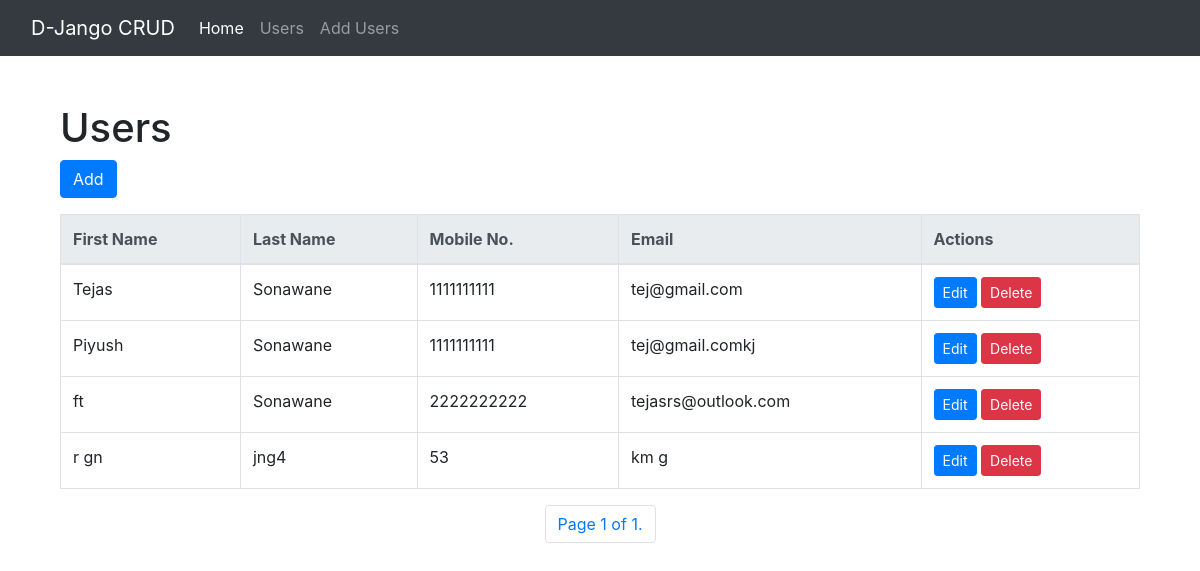
The page /display/ on the database as committed earlier.
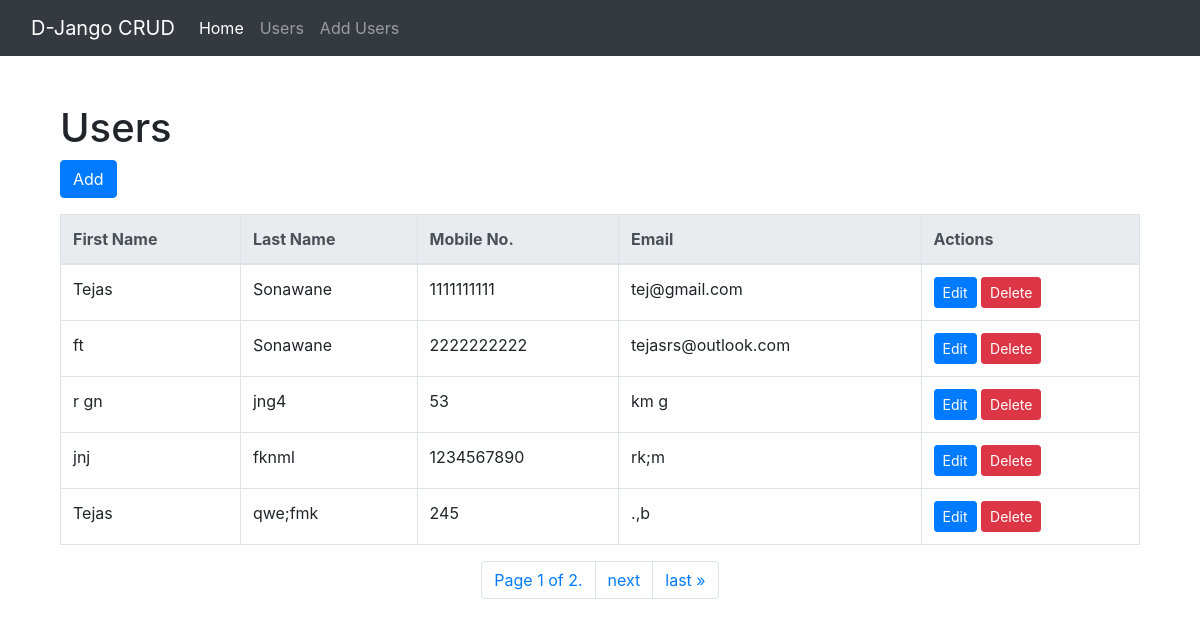
The same page on the database as committed later.
### crud/models.py (models this page shows)
class Crud(models.Model):
  firstname = models.CharField(max_length=255)
  lastname = models.CharField(max_length=255)
  mobno = models.CharField(max_length=255)
  email = models.CharField(max_length=255)

### crud/views.py (the view)
# urls.py: path('display/', views.crud, name='display'),
def crud(request):
    crud_data = Crud.objects.all()
    paginator = Paginator(crud_data, 5)
    page_number = request.GET.get('page')
    page_obj = paginator.get_page(page_number)
    return render(request, 'display.html', {'page_obj': page_obj})

### crud/templates/display.html (shortened to what this page needs)
<!DOCTYPE html>
<html>
<head>
    <link rel="stylesheet" href="https://stackpath.bootstrapcdn.com/bootstrap/4.5.2/css/bootstrap.min.css">
</head>
<body>
    {% include 'navbar.html' %}
    <div class="container">
        <br>
        <h1>Users</h1>
        <a href="/insert/" class="btn btn-primary mb-3">Add</a>
        <table class="table table-bordered">
            <thead class="thead-light">
                <tr>
                    <th scope="col">First Name</th>
                    <th scope="col">Last Name</th>
                    <th scope="col">Mobile No.</th>
                    <th scope="col">Email</th>
                    <th scope="col">Actions</th>
                </tr>
            </thead>
            <tbody>
                {% for x in page_obj %}
                <tr>
                    <td>{{ x.firstname }}</td>
                    <td>{{ x.lastname }}</td>
                    <td>{{ x.mobno }}</td>
                    <td>{{ x.email }}</td>
                    <td>
                        <a href="{% url 'edit' x.id %}" class="btn btn-sm btn-primary">Edit</a>
                        <form id="deleteForm{{ x.id }}" method="post" action="{% url 'delete' x.id %}"
                            style="display: inline;">
                            <button type="button" class="btn btn-danger btn-sm" data-toggle="modal"
                                data-target="#deleteModal{{ x.id }}">
                                Delete
                            </button>
                        </form>
                    </td>
                </tr>
                {% endfor %}
            </tbody>
        </table>
        <div class="pagination justify-content-center">
            <ul class="pagination">
                <li class="page-item">
                    <span class="page-link">
                        Page {{ page_obj.number }} of {{ page_obj.paginator.num_pages }}.
                    </span>
                </li>
                {% if page_obj.has_next %}
                <li class="page-item">
                    <a class="page-link" href="?page={{ page_obj.next_page_number }}">next</a>
                </li>
                <li class="page-item">
                    <a class="page-link" href="?page={{ page_obj.paginator.num_pages }}">last &raquo;</a>
                </li>
                {% endif %}
            </ul>
        </div>
    </div>
</body>
</html>

### crud/templates/navbar.html (shortened to what this page needs)
<!DOCTYPE html>
<html lang="en">
<head>
    <link rel="stylesheet" href="https://stackpath.bootstrapcdn.com/bootstrap/4.5.2/css/bootstrap.min.css">
</head>
<body>
    <nav class="navbar navbar-expand-lg navbar-dark bg-dark">
        <div class="container-fluid">
            <a class="navbar-brand" href="#">D-Jango CRUD</a>
            <div class="collapse navbar-collapse" id="navbarText">
                <ul class="navbar-nav me-auto mb-2 mb-lg-0">
                    <li class="nav-item">
                        <a class="nav-link active" aria-current="page" href="/">Home</a>
                    </li>
                    <li class="nav-item">
                        <a class="nav-link" href="/display">Users</a>
                    </li>
                    <li class="nav-item">
                        <a class="nav-link" href="/insert">Add Users</a>
                    </li>
                </ul>
            </div>
        </div>
    </nav>
    <div class="container">
        <br>
</body>
</html>

Rows that differ between the two databases and show on the page:
removed Crud: firstname "Piyush", lastname "Sonawane", mobno "1111111111", email "tej@gmail.comkj"
added Crud: firstname "jnj", lastname "fknml", mobno "1234567890", email "rk;m"
added Crud: firstname "Tejas", lastname "qwe;fmk", mobno "245", email ".,b"
Other text that changed with them:
{{ page_obj.paginator.num_pages }}: "1" → "2"
text now shown: "next last »"
